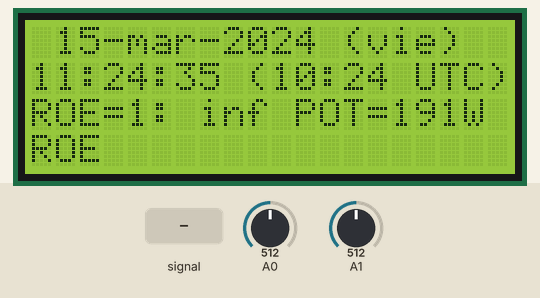
Recording of a sketch running on a simulated Arduino Uno, built for the host (arithmetic inside an expression is 32-bit, double 64-bit). On the bench: 20×4 character LCD. The test bench sets the inputs (shaded band); at power-on: A1 = 512, A0 = 512. The local clock reads 2024-03-15 10:24:30 at power-on unless the sketch sets it.

Above: at 5.3 s.
5.4 s: A1 fed a 2 Hz sine of ±306 counts around its level
At 5.88 s:
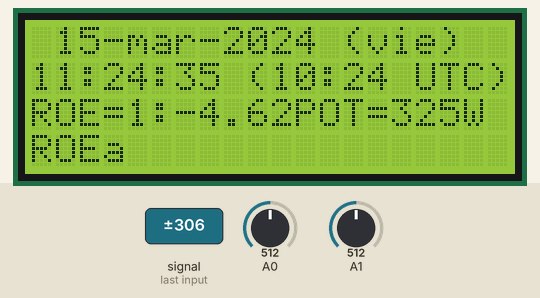
8.1 s: A1 set to 122
At 10.7 s:
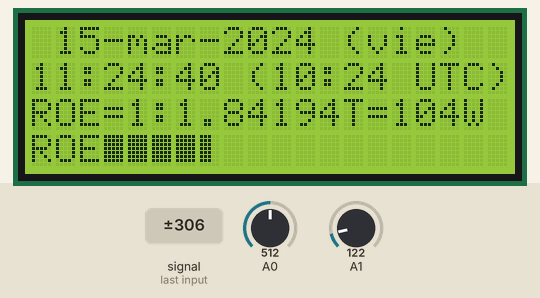
11.1 s: A0 set to 716
At 12.0 s:
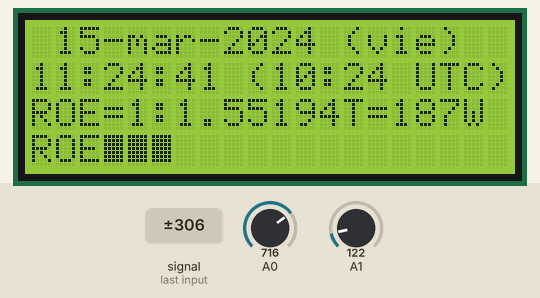
14.1 s: A0 fed a 2 Hz sine of ±306 counts around its level
At 15.11 s:
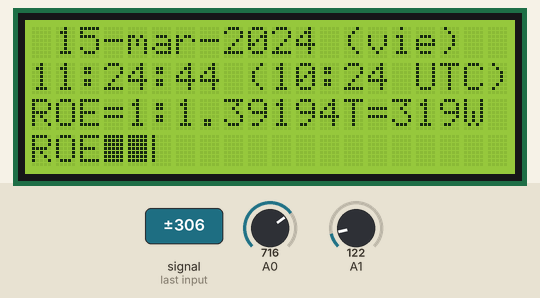
16.7 s: A1 fed a 200 Hz sine of ±81 counts around its level
At 16.96 s:
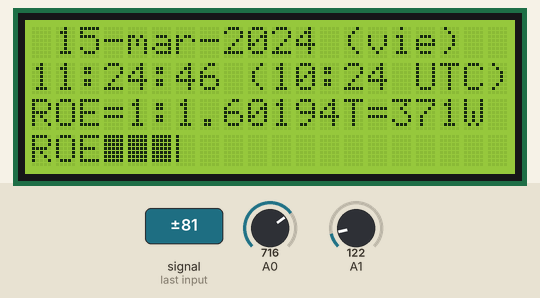
19.5 s: A0 set to 900
At 23.0 s:
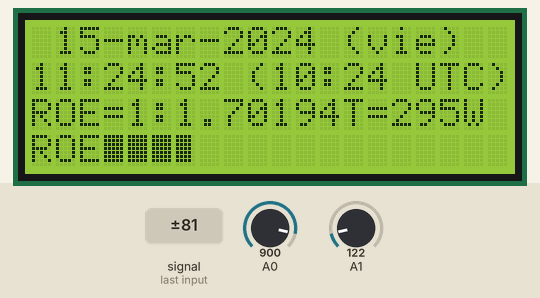
Timing chart, 0 to 23.5 s (numbered marks = the images above; inputs shaded):
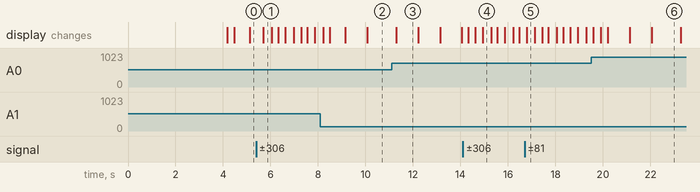

The sketch:

swr_meter.ino
```cpp
/*
 * Sketch para el monitor de potencia y ROE publicado en los números se febrero, marzo y abril de la
 * revista de la URE. Incluye la fecha y la hora generados en el RTC DS3231.
 * v 1.0, marzo de 2019, por Arsenio "Enio" Gutiérrez, EA2HW. Software libre,
 * puede ser estudiado, modificado y utilizado libremente con cualquier fin y redistribuido sin o
 * con cambios o/y mejoras. El autor no se hace responsable de cualquier daño o perjuicio causado
 * por el uso de este software
 */

//Las librería Wire.h está incluida en la biblioteca del IDE. Las librerías del puerto I2C para el display 2004 y
//la del módulo RTC DS3231 se deben descargar e incluir en la biblioteca
#include <RTClib.h>             //https://github.com/adafruit/RTClib
#include <LiquidCrystal_I2C.h>  //https://github.com/fdebrabander?tab=repositories
#include <Wire.h>

#define pinDIR 0
#define pinREF 1
#define screenTX 0
#define screenRX 1

//Variables globales
int dayInitial;             //Día de inicio de la sesión para el cambio de fecha en pantalla
int screenType = screenRX;  //Mantiene la pantalla antual (filas 2 y 3, información RF)

//Se definen todas las constantes que se van a utilizar
const int rSAMPLES = 1111;        //Numero de muestras que toma en un ciclo de lectura
const float rONE = 4740.0;        //Divisor de tensión R1
const float rTWO = 10720.0;       //Divisor de tensión R2
const float trsFACTOR = 25.0;     //Factor de relación de espiras en los transformadores T1 y T2
const float rmsFACTOR = sqrt(2);  //Factor de conversión de la tensión de pico a RMS
const float maxVOLTS = 5.0;       //Maxima tensión admisible en los pines de ARduino
const float rawSTEPS = 1023.0;    //Número total de saltos digitales del ADC de 10bit de las entyradas analógicas
const float dropDIODE = 0.3;      //Perdida de tensión en el diodo schotty rectificador 1N5711
const float zANTENNA = 50.0;      //Impedancoa de la antena

//Definición de los caracteres espediales para la formación de la barra de ROE
byte b_one[8] = {B10000, B10000, B10000, B10000, B10000, B10000, B10000};   //Una barra
byte b_two[8] = {B11000, B11000, B11000, B11000, B11000, B11000, B11000};   //Dos barras... etc.
byte b_three[8] = {B11100, B11100, B11100, B11100, B11100, B11100, B11100};
byte b_four[8] = {B11110, B11110, B11110, B11110, B11110, B11110, B11110};
byte b_five[8] = {B11111, B11111, B11111, B11111, B11111, B11111, B11111};

//La clase Chronometer controla lor tiempos y pausas del flujo
class Chronometer{
        public:
        Chronometer();
        void tick();
        void reset();
        boolean havePassed(const int seconds);
        private:
        unsigned long _currentTick;
        unsigned long _lastTick;
};

Chronometer::Chronometer() {  //Inicia el cronómetro
    _lastTick = millis();
    _currentTick = millis();
};

void Chronometer::tick() {   //Captura los milisegundos iniciales
    _currentTick = millis();
};

void Chronometer::reset() {  //Iguala los milisegundos iniciales y actuales
    _lastTick = _currentTick;
};

boolean Chronometer::havePassed(const int seconds) {     //Devuelve si o no han pasado los segundos indicados
    return _currentTick >= _lastTick + (seconds * 1000);
};

LiquidCrystal_I2C lcd(

0x3f, 20, 4);
RTC_DS3231 rtc;
Chronometer chrono;

/**************************************/
/**********    SUBRUTINAS    **********/
/**************************************/

//Toma (rawLecturas) muestras raw de los pines análogicos de lectura de tensión directa y reflejada y devuelve la mas alta
int ReadSamples(int pin) {  //Toma rawLecturas muestras en A0 (pinDIR) = Directa y A1 (pinREF) = Reflejada y devuelve ña lectura más alta
    int rawMax = 0;

    for (int i = 0; i < rSAMPLES; i++) {
        int raw = analogRead(pin);

        if (raw > rawMax) {
            rawMax = raw;
        }
    }
    return rawMax;
}

//Calcula los Voltios rms de la RF directa y reflejada de la linea de transmision
float CalcVolts(int raw) {
    float voltsDivider = rTWO / (rONE + rTWO);                                      //Divisor resistivo
    float voltsPeak = (((raw * maxVOLTS) / rawSTEPS) / voltsDivider) + dropDIODE;   //Voltios pico

    return (voltsPeak * trsFACTOR) / rmsFACTOR;                                   //Voltios RMS en la línea
}

//Calcula la ROE = (voltios directa + voltios reflejada) / (voltios directa - voltios reflejada)
float CalcSwr(float fwd, float rev) {
    return (fwd + rev) / (fwd - rev);
}

//Calcula la potencia = Cuadrado de la tensión rms partido por la impedancia de la antena
float CalcPower(float fwd, float rev) {                    //Potencia = cuadrado de la tensión partido pr la impedancia de la antena

    return (pow(fwd, 2) / zANTENNA) + (pow(rev, 2) / zANTENNA); //Suma de la potencia directa y reflejada
}

//Ajusta el tiempo del RTC con los datos de las variables si la función está desmarcada
//Ajustar el tiempo a la hora UTC y tener en cuanta que el tiempo de compilación la da un retardo de unos 10s
void AjdjustTime() {
    int tYear = 2000;     //Los datos de las variables corresponden a las 24:00:00 UTC del 1/1/2000
    int tMonth = 1;       //Para poner en hora el reloj-calendario, cambiar el valor de las variables
    int tDay = 1;         //y compilar y cargar el sktech para que el RTC tome y actualice los datos
    int tHour = 24;       //Es necesario tener en cuenta que el tiempo de compilación y carga puede
    int tMinute = 0;      //variar entre 8 y 12 segundos.
    int tSecond = 0;      //Una vez cargados los nuevo datos volver a marcar la llamada a la función

    rtc.adjust(DateTime(tYear, tMonth, tDay, tHour, tMinute, tSecond)); //24:00:00 del 1 de enero de 2000
}

/*************************************************/
/**********    FUNCIONES DE PANTALLA    **********/
/*************************************************/

//Muestra, durante los segundos definidos en la variable, un mensaje de presentación
void InitialScreen() {
    boolean initiatedScreen = false;
    int timeScreen = 4;   //Segundos
    String txtOne = "MEDIDOR DE ROE";
    String txtTwo = " EA2HW, marzo 2019";

    do {
        chrono.tick();

        if (initiatedScreen == false) {
            lcd.clear();
            PrintLine(0, '*');

            lcd.setCursor(2, 1);
            lcd.print(txtOne);

            lcd.setCursor(0, 2);
            lcd.print(txtTwo);

            PrintLine(3, '*');
            initiatedScreen = true;
        }
    } while (chrono.havePassed(timeScreen) == false);
}

//Saca al display los datos de fecha y hora inciales en la pantalla
void InitialDate() {
    lcd.clear();
    DateTime n = rtc.now();
    dayInitial = n.day();
    DisplayDate(n);
    DisplayHour(n);
    RfMask(screenRX);
}

//Refresca los datos (data en formato float) en la pantalla
void DisplayData(float data, int pos, int line, int width, int decimals) {
    char c[width + 1];

    lcd.setCursor(pos, line);
    lcd.print(dtostrf(data, width, decimals, c));
}

//Crea una cadena con la fecha formateada, la almacena en un buffer y la saca al display en linea 0
void DisplayDate(DateTime t) {
    char buf_fecha[21];
    snprintf(buf_fecha, sizeof(buf_fecha), "%02d-%s-%4d (%s)", //Formato del buffer
             t.day(),
             TextMonth(t.month()).c_str(),
             t.year(),
             DayOfWeek(t.dayOfTheWeek()).c_str()
    );

    PrintPosition(0, 3, buf_fecha); //Saca al display centrando el texto (posición 3 = Centro)
}

//Crea una cadena con la hora formateada, la almacena en un buffer y la saca al Display en linea 1
void DisplayHour(DateTime t) {
    int diferenciaUTC = 1;

    char buf_hora[21];
    snprintf(buf_hora, sizeof(buf_hora), "%02d:%02d:%02d (%02d:%02d UTC)", //Formato del buffer
             t.hour() + diferenciaUTC,
             t.minute(),
             t.second(),
             t.hour(),
             t.minute()
    );
    lcd.setCursor(0, 1);
    lcd.print(buf_hora);
}

//Saca a display una máscara para los datos del medidor de ROE y potencia
void RfMask(int type) {
    String idCall = "EA2HW";
    String idText = "Esperando TX";

    lcd.setCursor(0, 2);
    if (type == screenRX) {
        PrintPosition(2, 3, idCall);
    } else {
        lcd.print("ROE=1:     POT=   W ");
    }

    lcd.setCursor(0, 3);
    if (type == screenRX) {
        PrintPosition(3, 3, idText);
    } else {
        lcd.print("ROE                 ");
    }
}

void PrintBar(float swr) {
    float posMax = 19.0;
    float PosInitial = 3.0;
    float PosBars = 5.0;
    int numLine = 3;
    float swrNull = 1.0;
    float swrMax = 4.0;

    int totBars = (posMax - PosInitial + 1) * PosBars;
    float valBar = (swrMax - swrNull) / totBars;
    float numBars =
    int((swr
    -swrNull) / valBar);

    for (int p = PosInitial; p <= posMax; p++) {
        lcd.setCursor(p, numLine);
        if (numBars == 0) {
            lcd.print(' ');
        } else {
            if (numBars >= PosBars) {
                lcd.write(PosBars);
                numBars -= PosBars;
            } else {
                lcd.write(numBars);
                numBars = 0;
            }
        }
    }
}

/************************************************************/
/**********    FUNCIONES AUXILIARES DE PANTALLA    **********/
/************************************************************/

//Saca al display un texto justificado
void PrintPosition(int line, int mode, String text) {  //modo = 1: Izquierda, 2: Derecha, 3: Centro
    int initPosition = 0;
    int maxWidth = 20;
    int textWidth = text.length();
    int textOver = maxWidth - textWidth;

    switch (mode) {           //Selecciona la posición de inicio
        case 1:
            initPosition = 0;
            break;
        case 2:
            initPosition = textOver;
            break;
        case 3:
            initPosition = textOver / 2;
            break;
    }

    lcd.setCursor(0, line);
    lcd.print("                    ");
    lcd.setCursor(initPosition, line);
    lcd.print(text);
}

//Saca a display una linea completa con un caracter
void PrintLine(int fila, char c) {  //Escribe en el display una línea con un caracter
    for (int i = 0; i <= 19; i++) {
        lcd.setCursor(i, fila);
        lcd.write(c);
    }
}

//Convierte el número de mes en cadena
String TextMonth(uint8_t mes) {
    switch (mes) {
        case 1:
            return "ene";
            break;
        case 2:
            return "feb";
            break;
        case 3:
            return "mar";
            break;
        case 4:
            return "abr";
            break;
        case 5:
            return "may";
            break;
        case 6:
            return "jun";
            break;
        case 7:
            return "jul";
            break;
        case 8:
            return "ago";
            break;
        case 9:
            return "sep";
            break;
        case 10:
            return "oct";
            break;
        case 11:
            return "nov";
            break;
        case 12:
            return "dic";
            break;
    }
}

//Convierte el número del día de la semana en cadena
String DayOfWeek(int dia) {
    switch (dia) {
        case 0:
            return "dom";
            break;
        case 1:
            return "lun";
            break;
        case 2:
            return "mar";
            break;
        case 3:
            return "mie";
            break;
        case 4:
            return "jue";
            break;
        case 5:
            return "vie";
            break;
        case 6:
            return "sab";
            break;
    }
}

void setup() {
    Serial.begin(9600);
    Serial.flush();

    //Inicia la clase lcd
    lcd.init();
    lcd.backlight();

    //Inicia la clase rtc
    rtc.begin();

    //Inicia la clase chrono
    chrono = Chronometer();

    //Desmarcar y actualizar los datos de las variables de la función para poner en hora el RTC
    //AdjustTime();

    //Crea los caracteres especiales de la barra con el número de barras verticales correspondientes
    lcd.createChar(1, b_one);
    lcd.createChar(2, b_two);
    lcd.createChar(3, b_three);
    lcd.createChar(4, b_four);
    lcd.createChar(5, b_five);

    InitialScreen();
    InitialDate();
}

void loop() {
    chrono.tick();
    int intervalTx = 0.5;
    int intervalRx = 4;

    if (chrono.havePassed(intervalTx)) {
        int rawForward = ReadSamples(pinDIR);  //Lee los saltos digitakes de la tensión en A0
        int rawReverse = ReadSamples(pinREF);  //Lee los saltos digitales de la tensión en A1

        if (rawForward > 0) {
            chrono.reset();

            float vForward = CalcVolts(rawForward);               //Tensión directa T2
            float vReverse = CalcVolts(rawReverse);               //Tensión reflejada en T1
            float valSwr = CalcSwr(vForward,
                                   vReverse);             //Calcula la ROE = (vForward + vReverse) / (vForward - vReverse)
            float wattsPower = CalcPower(vForward, vReverse);    //Calcula potencia = (vForward + vSwr)^2/50

            if (screenType == screenRX) {
                RfMask(screenTX);
                screenType = screenTX;
            }

            DisplayData(valSwr, 6, 2, 4, 2);      //Col=6, linea=2, ancho=3, decimales=2
            DisplayData(wattsPower, 15, 2, 3, 0); //Col=16, linea=, ancho=3, decimalews=0

            PrintBar(valSwr);
        }

        DateTime ahora = rtc.now();       //Lee los datos del RTC
        if (ahora.day() != dayInitial) {
            dayInitial = ahora.day();
            DisplayDate(ahora);
        }
        DisplayHour(ahora);
    }

    //Si han pasado 10 seconds sin transmitir, borra datos lecrtura de TX de las lineas del display
    if (chrono.havePassed(intervalRx)) {
        chrono.reset();
        RfMask(screenRX);
        screenType = screenRX;
    }
}
```

Measured:
- after the input at 5.4 s, the display: changes after 0.30 s (image 1)
- after the input at 8.1 s, the display: first changes after 0.12 s (image 2 shows a later state)
- after the input at 11.1 s, the display: changes after 0.20 s (image 3)
- after the input at 14.1 s, the display: first changes after 0.22 s (image 4 shows a later state)
- after the input at 19.5 s, the display: first differs from a run without the input after 0.40 s (image 6 shows a later state)
